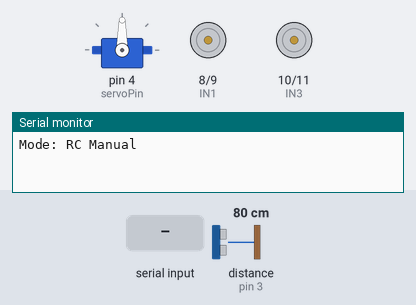
Simulated run of this sketch. Board: Arduino Uno, built with avr-gcc and run on an emulated ATmega328P. Parts: servo, motor-driver pin pairs drawn as motors (green arrow = first pin HIGH = forward, orange = second pin HIGH = backward, longer = more drive, scaled by the enable pin), the last lines printed to the serial monitor. The inputs (shaded band) are chosen by the test bench; at power-on: distance to the obstacle (sensor on pin 3) 80 cm. The echo pulse lasts 58.3 µs per cm.

Above: at 1.2 s.
1.3 s: "W" received over Serial
At 2.3 s:
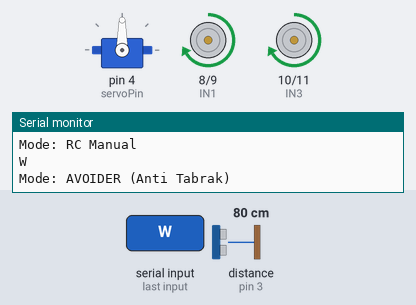
3.0 s: distance to the obstacle (sensor on pin 3) set to 17 cm
4.5 s: distance to the obstacle (sensor on pin 3) set to 13 cm
At 6.9 s:
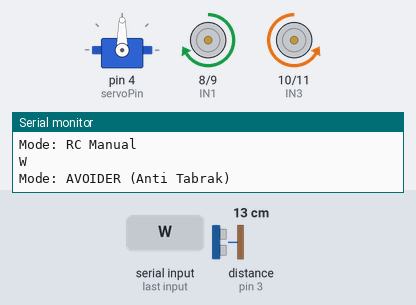
7.5 s: "L" received over Serial
At 10.3 s:
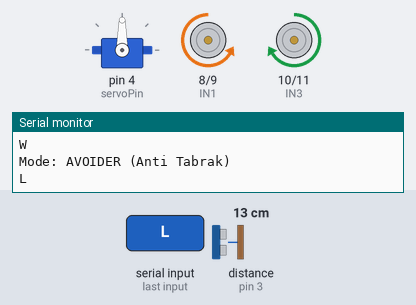
10.5 s: "X" received over Serial
At 11.4 s:
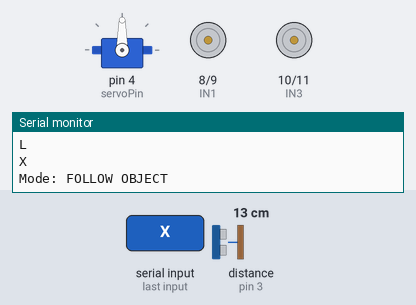
12.0 s: distance to the obstacle (sensor on pin 3) set to 10 cm
13.5 s: distance to the obstacle (sensor on pin 3) set to 7 cm
At 13.8 s:
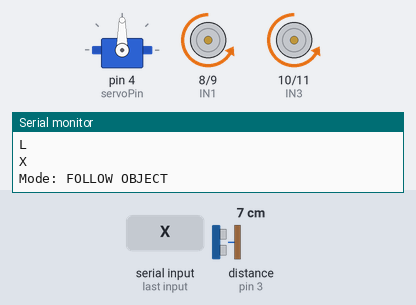
Timing chart, 0 to 16.0 s (numbered marks = the images above; inputs shaded):
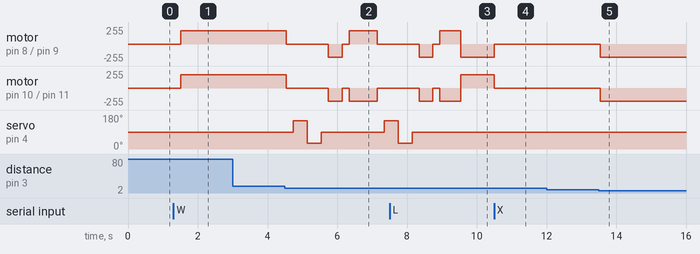

Measured:
- the behaviour switches between 16 and 15 cm on distance to the obstacle (sensor on pin 3) (found by bisection; images 1 and 2)
- the behaviour switches between 9 and 8 cm on distance to the obstacle (sensor on pin 3) (found by bisection; images 4 and 5)
- after the input at 1.3 s, motor on pin 8 (IN1) / pin 9 (IN2), motor on pin 10 (IN3) / pin 11 (IN4): stopped → forward 200/255 after 0.21 s
- after the input at 3.0 s, every drawn part: stays the same
- after the input at 7.5 s, servo on pin 4 (servoPin): goes on until 8.1 s, then stays 90°
- after the input at 10.5 s, motor on pin 8 (IN1) / pin 9 (IN2): backward 200/255 → stopped at once; motor on pin 10 (IN3) / pin 11 (IN4): forward 200/255 → stopped at once
- after the input at 12.0 s, every drawn part: stays the same
- after the input at 13.5 s, motor on pin 8 (IN1) / pin 9 (IN2), motor on pin 10 (IN3) / pin 11 (IN4): stopped → backward 200/255 at once

The sketch:

ARDUINO_ROBOT_3_IN_1.ino
```cpp
// === RC CAR + FOLLOW MODE + AVOIDER MODE (MG996R SERVO) ===
// Mode RC: F, B, L, R, S
// Mode FOLLOW: tekan X
// Mode AVOIDER: tekan W
// Servo otomatis kembali ke 90° saat kembali ke RC/FOLLOW mode

#include <Servo.h>

// === PIN SETUP ===
int ENA = 5;   // Motor Kiri (PWM)
int IN1 = 8;   // Motor Kiri +
int IN2 = 9;   // Motor Kiri -
int ENB = 6;   // Motor Kanan (PWM)
int IN3 = 10;  // Motor Kanan +
int IN4 = 11;  // Motor Kanan -

int trigPin = 2;
int echoPin = 3;
int servoPin = 4;

Servo myServo;

// === VARIABEL ===
char command;
bool followMode = false;
bool avoidMode = false;

// === SETUP ===
void setup() {
  Serial.begin(9600);

  pinMode(ENA, OUTPUT);
  pinMode(ENB, OUTPUT);
  pinMode(IN1, OUTPUT);
  pinMode(IN2, OUTPUT);
  pinMode(IN3, OUTPUT);
  pinMode(IN4, OUTPUT);
  pinMode(trigPin, OUTPUT);
  pinMode(echoPin, INPUT);

  myServo.attach(servoPin);
  myServo.write(90); // posisi awal depan

  stopCar();
  Serial.println("Mode: RC Manual");
}

// === LOOP UTAMA ===
void loop() {
  if (Serial.available() > 0) {
    command = Serial.read();
    Serial.println(command);

    // Toggle Follow Mode
    if (command == 'X' || command == 'x') {
      followMode = !followMode;
      avoidMode = false;
      myServo.write(90);
      if (followMode) Serial.println("Mode: FOLLOW OBJECT");
      else {
        stopCar();
        Serial.println("Mode: RC MANUAL");
      }
    }

    // Toggle Avoider Mode
    else if (command == 'W' || command == 'w') {
      avoidMode = !avoidMode;
      followMode = false;
      if (avoidMode) Serial.println("Mode: AVOIDER (Anti Tabrak)");
      else {
        stopCar();
        myServo.write(90);
        Serial.println("Mode: RC MANUAL");
      }
    }

    // RC Manual Control
    else if (command == 'F' || command == 'B' || command == 'L' || command == 'R' || command == 'S') {
      followMode = false;
      avoidMode = false;
      myServo.write(90);
      manualControl(command);
    }
  }

  if (followMode) followObject();
  else if (avoidMode) avoidObstacle();
}

// === RC MODE ===
void manualControl(char cmd) {
  switch (cmd) {
    case 'F': forward(); break;
    case 'B': backward(); break;
    case 'L': left(); break;
    case 'R': right(); break;
    case 'S': stopCar(); break;
  }
}

// === FOLLOW OBJECT ===
void followObject() {
  int distance = getDistance();

  if (distance > 12 && distance < 50) forward();
  else if (distance < 8 && distance > 0) backward();
  else stopCar();

  delay(100);
}

// === AVOIDER MODE ===
void avoidObstacle() {
  int distanceCenter, distanceLeft, distanceRight;

  // --- Cek depan ---
  myServo.write(90);
  delay(200);
  distanceCenter = getDistance();

  if (distanceCenter < 15) {
    stopCar();
    delay(200);

    // --- Cek kiri ---
    myServo.write(150);
    delay(400);
    distanceLeft = getDistance();

    // --- Cek kanan ---
    myServo.write(30);
    delay(400);
    distanceRight = getDistance();

    // Kembali ke depan
    myServo.write(90);
    delay(200);

    // Pilih arah terbaik
    backward();
    delay(400);
    stopCar();
    delay(200);

    if (distanceLeft > distanceRight) {
      left();
      delay(500);
    } else {
      right();
      delay(500);
    }
  } else {
    forward();
  }

  delay(100);
}

// === SENSOR ULTRASONIK ===
int getDistance() {
  long duration;
  int distance;

  digitalWrite(trigPin, LOW);
  delayMicroseconds(2);
  digitalWrite(trigPin, HIGH);
  delayMicroseconds(10);
  digitalWrite(trigPin, LOW);

  duration = pulseIn(echoPin, HIGH, 20000);
  distance = duration * 0.034 / 2;
  if (distance == 0) distance = 100;
  return distance;
}

// === GERAKAN MOTOR ===
void forward() {
  digitalWrite(IN1, HIGH);
  digitalWrite(IN2, LOW);
  digitalWrite(IN3, HIGH);
  digitalWrite(IN4, LOW);
  analogWrite(ENA, 200);
  analogWrite(ENB, 200);
}

void backward() {
  digitalWrite(IN1, LOW);
  digitalWrite(IN2, HIGH);
  digitalWrite(IN3, LOW);
  digitalWrite(IN4, HIGH);
  analogWrite(ENA, 200);
  analogWrite(ENB, 200);
}

void left() {
  digitalWrite(IN1, LOW);
  digitalWrite(IN2, HIGH);
  digitalWrite(IN3, HIGH);
  digitalWrite(IN4, LOW);
  analogWrite(ENA, 200);
  analogWrite(ENB, 200);
}

void right() {
  digitalWrite(IN1, HIGH);
  digitalWrite(IN2, LOW);
  digitalWrite(IN3, LOW);
  digitalWrite(IN4, HIGH);
  analogWrite(ENA, 200);
  analogWrite(ENB, 200);
}

void stopCar() {
  digitalWrite(IN1, LOW);
  digitalWrite(IN2, LOW);
  digitalWrite(IN3, LOW);
  digitalWrite(IN4, LOW);
}
```
